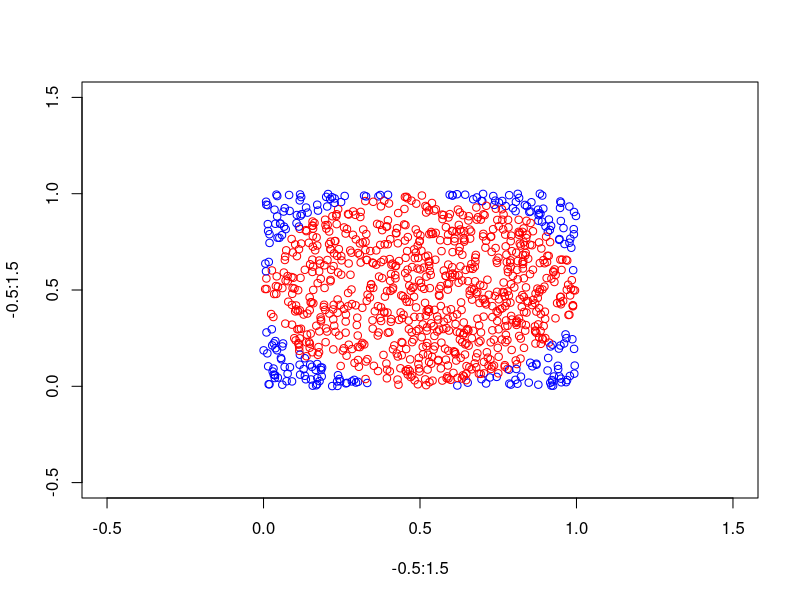
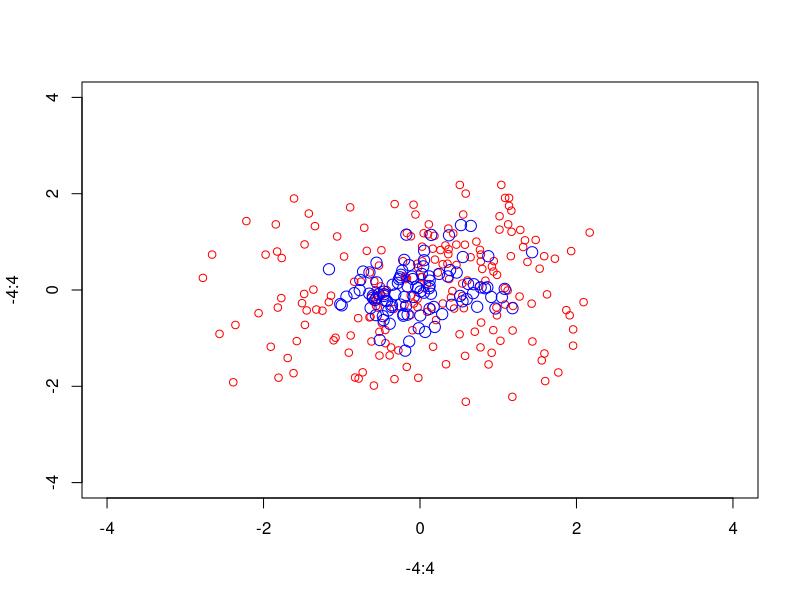

Generate these figures, in order, with R:
options(scipen=999)
#http://statweb.stanford.edu/~susan/courses/s208/node14.html
 
r<-.5
n=1000
circle<-0
plot(-.5:1.5 , -.5:1.5 , type = "n") 
XY<-list()
for (i in 1:n) {
	xy<-c( runif(2,0,1) )
	if ((xy[1]-r)^2+(xy[2]-r)^2 < r^2) {circle<-circle + 1; 
		points(xy[1],xy[2],col="red")  } else {
		 points(xy[1],xy[2],col="blue") } 
	XY[[i]]<-t(matrix(xy)) }

do.call(rbind,XY)


4*(circle/1000)

head(as.data.frame(do.call(rbind,XY)))
x<-as.data.frame(do.call(rbind,XY))[,1]

pimean<-circle/n;pimean
pimean*(1-pimean)*n
length(c(rep(1,circle),rep(0,n-circle)) )
sum((c(rep(1,circle),rep(0,n-circle)) -pimean)^2)/n^2






require(stats) # for rnorm
plot(-4:4, -4:4, type = "n")  # setting up coord. system
points(rnorm(200), rnorm(200), col = "red")
points(rnorm(100)/2, rnorm(100)/2, col = "blue", cex = 1.5)